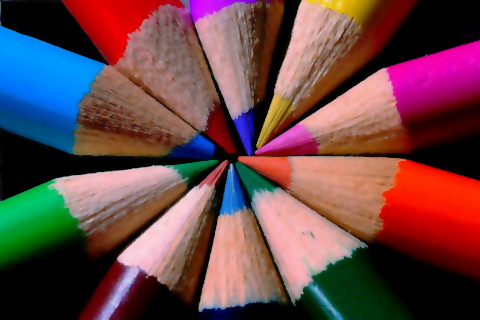
#> input picture 02_DIP/02_Image/images/c_img.jpg, 480 x 320 px
$ python 02_image.py
#> lines starting #> are read from the running program, lines starting #| are printed output that depends on the picture
#imageio
import imageio

#opencv
import cv2

#scikit image
import skimage


#matplotlib
import matplotlib.pyplot as plt

#Numpy
import numpy as np

#pillow
from PIL import Image


#reading image
img_one = cv2.imread(r'images/c_img.jpg')
#> img_one is the input picture: shape (320, 480, 3); mean B, G, R 72, 69.8, 104.8
print('shape of image one: ', img_one.shape)
#| shape of image one:  (320, 480, 3)

print(img_one)
#> (printed output is left out)
print(img_one.dtype)
#| uint8

plt.imshow(img_one)
plt.title('Image One')
plt.axis('off')

#pillow vs opencv
img_one_pil = Image.open(r'images/c_img.jpg')
plt.imshow(img_one_pil)
plt.title('Image One  pil')
plt.axis('off')


img_two_cv = cv2.imread(r'images/colors.png')
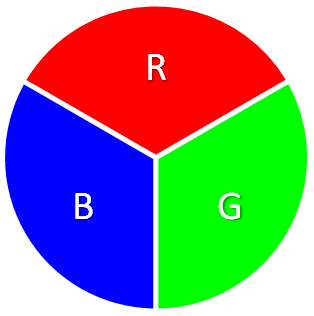
#> input picture 02_DIP/02_Image/images/colors.png, 314 x 316 px
#> img_two_cv is the input picture: shape (316, 314, 3); mean B, G, R 137.2, 137.5, 137.5
img_two_pil = Image.open(r'images/colors.png')

plt.subplot(1, 2, 1)
plt.imshow(img_two_cv)
plt.title('img_two_cv')
plt.axis('off')

plt.subplot(1, 2, 2)
plt.imshow(img_two_pil)
plt.title('img_two_pil')
plt.axis('off')

# PIL: RGB --> CV: BGR

# COLOR SPACE CONVERSION
img_two_cv_rgb = cv2.cvtColor(img_two_cv, cv2.COLOR_RGB2BGR)
img_two_pil = Image.open(r'images/colors.png')

plt.subplot(1, 2, 1)
plt.imshow(img_two_cv_rgb)
plt.title('img_two_cv_rgb')
plt.axis('off')

plt.subplot(1, 2, 2)
plt.imshow(img_two_pil)
plt.title('img_two_pil')
plt.axis('off')

# RGB --> GBR (NO DIFFERENCE TO DISPAY)


#Color to Gray!
img_two_cv = cv2.imread(r'images/colors.png')
img_two_cv_gray = cv2.cvtColor(img_two_cv, cv2.COLOR_RGB2GRAY)
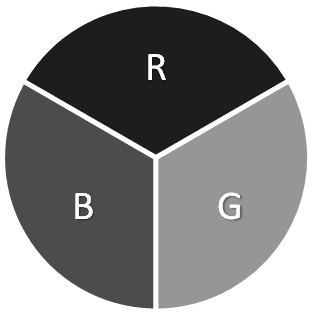
#> img_two_cv_gray: shape (316, 314); min 21, max 255, mean 137.4
img_two_cv_gray_bgr = cv2.cvtColor(img_two_cv, cv2.COLOR_BGR2GRAY)
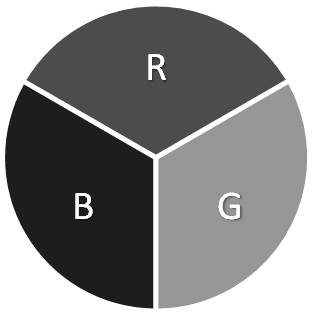
#> img_two_cv_gray_bgr: shape (316, 314); min 21, max 255, mean 137.5
cv2.imwrite('gray.png', img_two_cv_gray)


cv2.imshow('img_two_cv_gray', img_two_cv_gray)

cv2.waitKey(0)


cv2.imshow('img_two_cv_gray', img_two_cv_gray_bgr)
cv2.waitKey(0)

#Gray
img_two_cv_gray = cv2.imread(r'images/colors.png', 0)
#> img_two_cv_gray: shape (316, 314); min 21, max 255, mean 137.3
print('shape of gray image: ', img_two_cv_gray.shape)
#| shape of gray image:  (316, 314)


#color image
img_two_cv_color = cv2.imread(r'images/colors.png', 1)

#unchanged
img_two_cv_unchanged = cv2.imread(r'images/colors.png', -1)

#Color image Channels
img_channels = cv2.imread(r'images/colors.png')

#bgr
blue_ch = img_channels[:, :, 0]
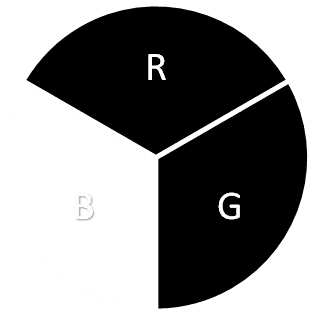
#> blue_ch: shape (316, 314); min 0, max 255, mean 137.2
green_ch = img_channels[:, :, 1]
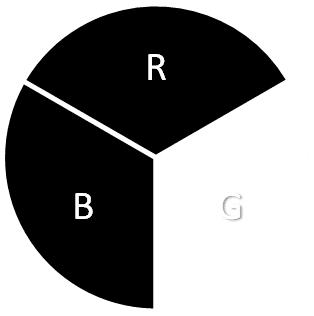
#> green_ch: shape (316, 314); min 0, max 255, mean 137.5
red_ch = img_channels[:, :, 2]
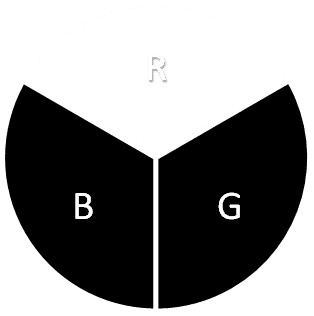
#> red_ch: shape (316, 314); min 0, max 255, mean 137.5


#b, g, r =cv2.split(img)
plt.subplot(2, 2, 1)
plt.imshow(img_channels)
plt.title('original img')
plt.axis('off')

plt.subplot(2, 2, 2)
plt.imshow(blue_ch)
plt.title('blue ch')
plt.axis('off')

plt.subplot(2, 2, 3)
plt.imshow(green_ch)
plt.title('green ch')
plt.axis('off')

plt.subplot(2, 2, 4)
plt.imshow(red_ch)
plt.title('red ch')
plt.axis('off')
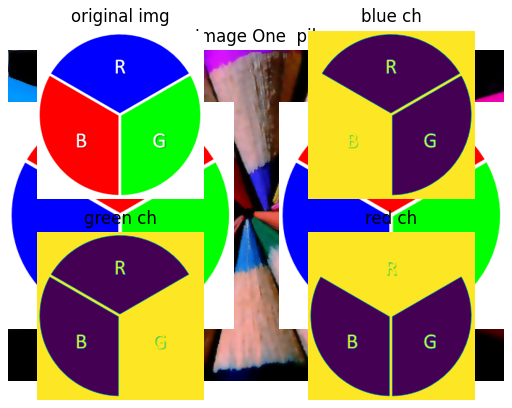
#> figure drawn by matplotlib, 7 panels; B, G, R data is drawn as R, G, B
